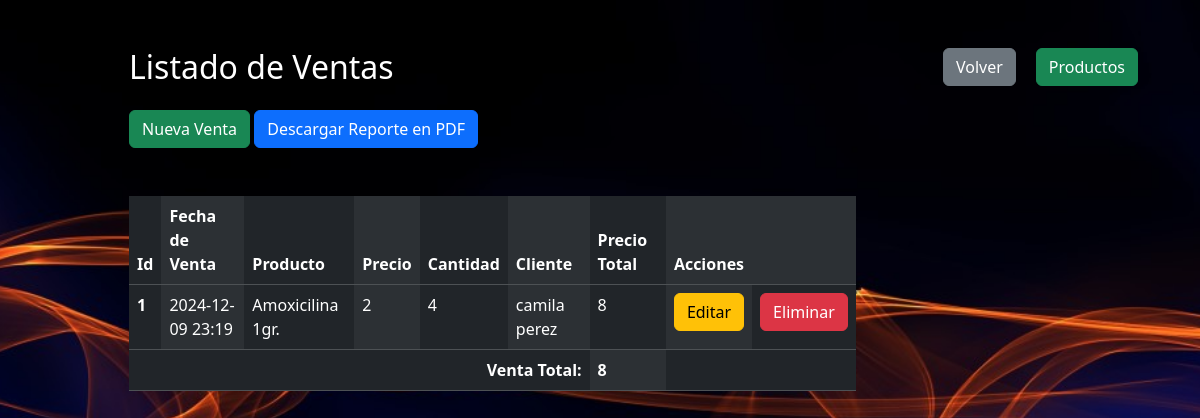
Page /ventas on the earlier database version.
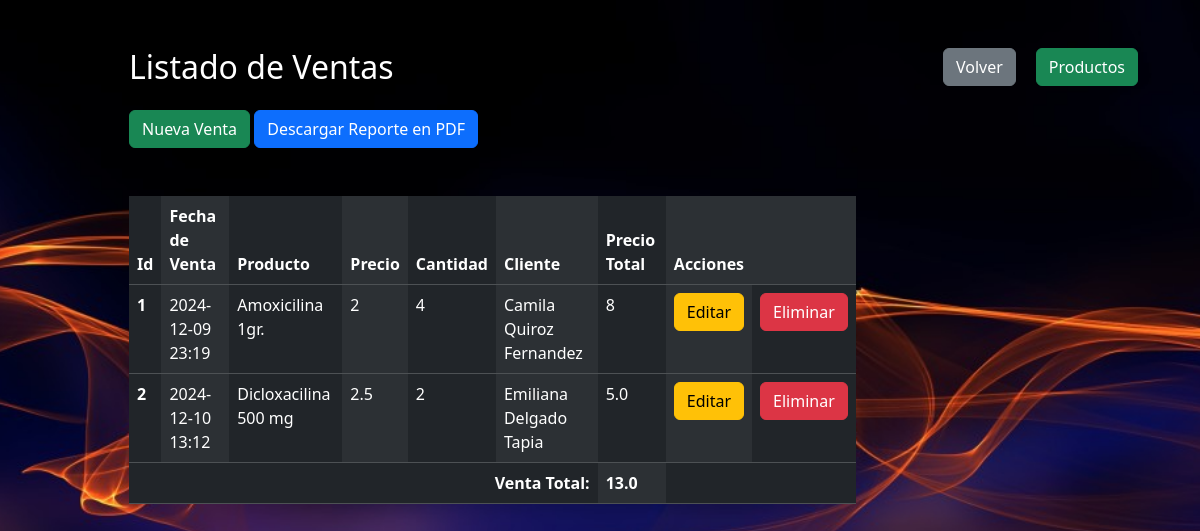
Same page on the later database version.
### tables this page shows
CREATE TABLE venta(
    cod_ven INTEGER PRIMARY KEY AUTOINCREMENT, 
    fecha_ven TEXT NOT NULL,
    id_pro INTEGER NOT NULL,
    precio INTEGER NOT NULL,
    cantidad INTEGER NOT NULL,
    cod_cli INTEGER NOT NULL,
    FOREIGN KEY (id_pro) REFERENCES producto (id_pro),
    FOREIGN KEY (cod_cli) REFERENCES cliente (cod_cli)
    );

CREATE TABLE producto (
        id_pro INTEGER PRIMARY KEY,
        cod_pro INTEGER NOT NULL,
        nombre_pro TEXT UNIQUE NOT NULL,
        precio_unitario INTEGER NOT NULL,
        precio_de_venta INTEGER NOT NULL,
        fecha_caducidad TEXT NOT NULL,
        cantidad INTEGER NOT NULL,
        descripcion TEXT NOT NULL,
        cod_cate INTEGER NOT NULL,
        FOREIGN KEY (cod_cate) REFERENCES categoria (cod_cate)
        );

### app.py (the view)
@app.route("/ventas")
def ventas():
    conn=sqlite3.connect("sistema_farmacia.db")
    conn.row_factory=sqlite3.Row
    cursor=conn.cursor()
    cursor.execute("select venta.cod_ven, venta.fecha_ven, producto.nombre_pro,venta.precio,venta.cantidad, cliente.nombre || ' ' || cliente.apellido AS nombre_completo_cliente FROM venta JOIN cliente ON venta.cod_cli = cliente.cod_cli JOIN producto ON venta.id_pro = producto.id_pro")
    ventas=cursor.fetchall()
    cursor.execute('''
        SELECT SUM(venta.precio * venta.cantidad) AS suma_total
        FROM venta
    ''')
    suma_total = cursor.fetchone()[0] or 0
    conn.close()
    return render_template('ventas/listar_ventas.html', ventas=ventas, suma_total=suma_total)

### templates/ventas/listar_ventas.html (shortened to what this page needs)
<!doctype html>
<html lang="es">
<head>
    <link href="https://cdn.jsdelivr.net/npm/bootstrap@5.3.3/dist/css/bootstrap.min.css" rel="stylesheet">
    <link rel="stylesheet" href="{{ url_for('static', filename='css/estilos_registro_usuario.css') }}">
    <link rel="stylesheet" href="https://cdnjs.cloudflare.com/ajax/libs/sweetalert/2.1.2/sweetalert.min.css">
</head>
<body>
    <div class="container mt-5">
        <a href="/productos" class="btn btn-success volver">Productos</a>
        <a href="/admin/dashboard" class="btn btn-secondary volver">Volver</a>
        <div class="row justify-content-center">
            <div class="col-12 col-md-10">
                <h2>Listado de Ventas</h2>
                <a href="/ventas/nuevo" class="btn btn-success mt-3">Nueva Venta</a>
                <a href="/ventas/pdf" class="btn btn-primary mt-3">Descargar Reporte en PDF</a>
                <table class="table table-hover table-dark table-striped-columns mt-5">
                    <thead>
                        <tr>
                            <th scope="col">Id</th>
                            <th scope="col">Fecha de Venta</th>
                            <th scope="col">Producto</th>
                            <th scope="col">Precio</th>
                            <th scope="col">Cantidad</th>
                            <th scope="col">Cliente</th>
                            <th scope="col">Precio Total</th>
                            <th colspan="2">Acciones</th>
                        </tr>
                    </thead>
                    <tbody>
                        {% for item in ventas %}
                        <tr>
                            <th scope="row">{{item['cod_ven']}}</th>
                            <td>{{item['fecha_ven']}}</td>
                            <td>{{item['nombre_pro']}}</td>
                            <td>{{item['precio']}}</td>
                            <td>{{item['cantidad']}}</td>
                            <td>{{item['nombre_completo_cliente']}}</td>
                            <td>{{ item['precio'] * item['cantidad'] }}</td>
                            <td><a href="/ventas/editar/{{item['cod_ven']}}" class="btn btn-warning">Editar</a></td>
                            <td><a href="/ventas/eliminar/{{item['cod_ven']}}" class="btn btn-danger" onclick="mostrarMensajeEliminado()">Eliminar</a></td>
                        </tr>
                        {% endfor %}
                    </tbody>
                    <tfoot>
                        <tr>
                            <td colspan="6" class="text-end"><strong> Venta Total:</strong></td>
                            <td><strong>{{ suma_total}}  </strong></td>
                            <td colspan="2"></td>
                        </tr>
                    </tfoot>
                </table>
            </div>
        </div>
    </div>
</body>
</html>

Differences in the rows shown:
computed for venta "Amoxicilina 1gr.": nombre_completo_cliente "camila perez" → "Camila Quiroz Fernandez"
added venta: cod_ven "2", fecha_ven "2024-12-10 13:12", nombre_pro "Dicloxacilina 500 mg", precio "2.5", cantidad "2", nombre_completo_cliente "Emiliana Delgado Tapia", item['precio']*item['cantidad'] "5.0"
Other differences:
{{ suma_total }}: "8" → "13.0"
